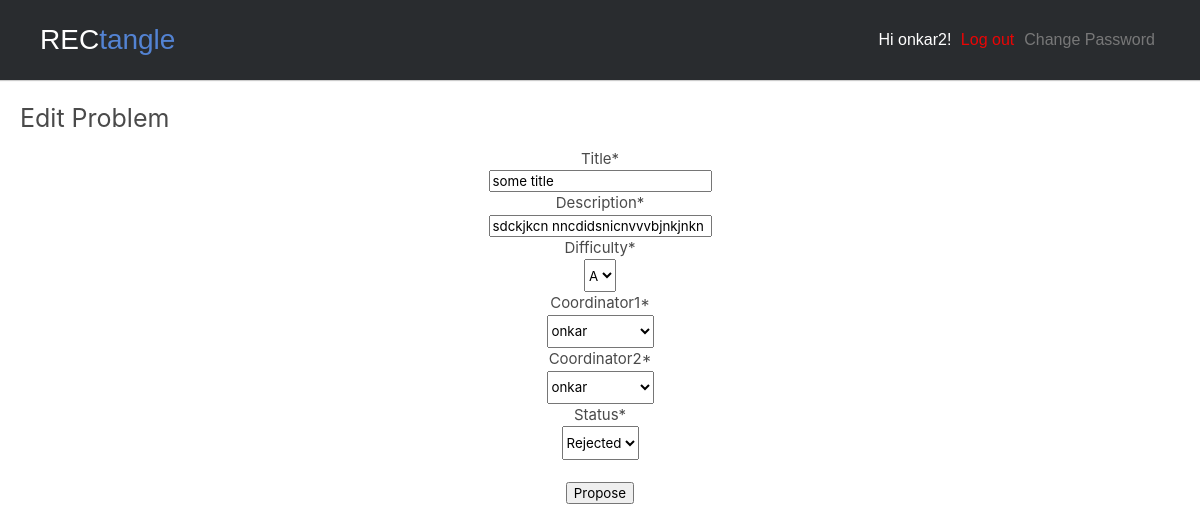
/problem/2/edit/ (signed in), run on the app's committed database.
### accounts/models.py (models this page shows)
class CustomUser(AbstractUser):
	POST_CHOICES = [('SeniorCoordinator','SeniorCoordinator'), ('JuniorCoordinator','JuniorCoordinator'), ('BoardMember','BoardMember')]
	post = models.CharField(max_length = 18,
								choices=POST_CHOICES,
								default='JuniorCoordinator')
	email = models.EmailField(unique=True)
	REQUIRED_FIELDS = ['email',	]

### posts/models.py (models this page shows, shortened)
class Problem(models.Model):
	def coordinators():
		people = User.objects.all()
		people_names = []
		for person in people:
			people_names.append((person.username, person.username))
		return people_names
	DIFFICULTY_CHOICES = [('A','A'), ('B','B'), ('C','C'), ('D','D'), ('E','E'), ('F','F'), ('G','G'), ('H','H')]
	STATUS_CHOICES = [('Queued','Queued'),('Rejected','Rejected'), ('Testing','Testing'), ('Done','Done')]
	COORDINATOR_CHOICES = coordinators()
	title = models.CharField(max_length = 200, null = True, unique =True )
	Description = models.TextField()
	author = models.ForeignKey(
		settings.AUTH_USER_MODEL,
		related_name ='problem_author',
		on_delete=models.CASCADE,
		null = True,
	)
	difficulty = models.CharField(max_length = 30,
								  choices=DIFFICULTY_CHOICES,
								  default='A')
	status = models.CharField(max_length = 30,
								  choices=STATUS_CHOICES,
								  default='Queued')
	created = models.DateTimeField(auto_now_add=True , blank = True, null = True)
	updated = models.DateTimeField(auto_now=True , blank = True, null = True)
	coordinator1 = models.CharField(max_length = 20,
								  choices=COORDINATOR_CHOICES,
								  default='A')
	coordinator2 = models.CharField(max_length = 20,
								  choices=COORDINATOR_CHOICES,
								  default='A')
	class Meta:
		ordering = ('difficulty',)

### posts/views.py (the view)
# urls.py: path('problem/<int:pk>/edit/', EditProbView.as_view(), name='problem_edit'),
class EditProbView(IsAllowed, UpdateView):
	model = Problem
	template_name = 'problem_edit.html'
	form_class=EditForm

### posts/forms.py
class EditForm(forms.ModelForm):
	Description = forms.CharField(widget=PagedownWidget())
	class Meta:
		model = Problem
		fields = ['title', 'Description', 'difficulty',  'coordinator1', 'coordinator2', 'status']
		fields_required = ['title', 'Description']

### posts/views.py (called while the page is built)
	def test_func(self):
		return self.request.user.is_staff

### templates/problem_edit.html (shortened to what this page needs)
{% extends  'base.html' %}
{% block content %}
{% load crispy_forms_tags %}
<h3 id="inner">Edit Problem</h3>
<div id="outer">
	<div id="">
<form method="post">
	{{ form|crispy }}
	<br>
	<button type="submit">Propose</button>
</form>
</div>
</div>
{% endblock content%}

### templates/base.html (shortened to what this page needs)
{% load static %}
<html>
<head>
	<link rel="stylesheet" href="{% static 'styles.css' %}">
	<link rel="stylesheet" type="text/css" href="https://cdnjs.cloudflare.com/ajax/libs/bulma/0.6.2/css/bulma.css">
</head>
<body>
	<div>
		<header class="header-fixed">
			<div class="header-limiter">
				<h1><a href="{% url 'home' %}">REC<span>tangle</span></a></h1>
				<nav>
				<div class="">
					{% if user.is_authenticated %}
					<p>Hi {{ user.username }}!  <a href="{% url 'logout' %} " style="color: red">Log out</a><a href="{% url 'password_change' %}"  style="color: grey;">Change Password</a></p>
					{% else %}
					<p>You are not logged in.
					<a href="{% url 'login' %}">Log In</a></p>
					{% endif %}
				</div>
				</nav>
			</div>
		</header>
		<div id="allblocks">
		{% block content %}
		{% endblock content %}
		</div>
	</div>
</body>
</html>

### static/styles.css (style rules this page uses)
#outer { width: 100%; text-align: center; display: inline-block; padding: 10px; font-size: 15px; }
#allblocks { width: 100%; text-align: left; display: inline-block; padding: 20px; font-size: 15px; z=100 }
#inner { text-align: center; display: inline-block; font-size: 25px; }
.twitter-icon, .facebook-icon, .instagram-icon, .linkedin-icon, { margin-top: .625em; width: 40px; height: 40px; opacity: .6; filter: alpha(opacity=60); border-radius: 25px; }
.twitter-icon:hover, .facebook-icon:hover, .instagram-icon:hover, .linkedin-icon:hover, { opacity: 1.0; filter: alpha(opacity=100); }
.header-fixed { background-color:#292c2f; box-shadow:0 1px 1px #ccc; padding: 20px 40px; height: 80px; color: #ffffff; box-sizing: border-box; top:-100px; -webkit-transition:top 0.3s; transition:top 0.3s; }
.header-fixed .header-limiter { max-width: 1200px; text-align: center; margin: 0 auto; }
.header-fixed .header-limiter h1 { float: left; font: normal 28px Cookie, Arial, Helvetica, sans-serif; line-height: 40px; margin: 0; }
.header-fixed .header-limiter h1 span { color: #5383d3; }
.header-fixed .header-limiter a { color: #ffffff; text-decoration: none; }
.header-fixed .header-limiter nav { font:16px Arial, Helvetica, sans-serif; line-height: 40px; float: right; }
.header-fixed .header-limiter nav a { display: inline-block; padding: 0 5px; text-decoration:none; color: #ffffff; opacity: 0.9; }

### data on the page
CustomUser: username "onkar2"
Problem: title "some title", Description "sdckjkcn nncdidsnicnvvvbjnkjnkn", difficulty "A", coordinator1 "onkar", coordinator2 "onkar", status "Rejected"
